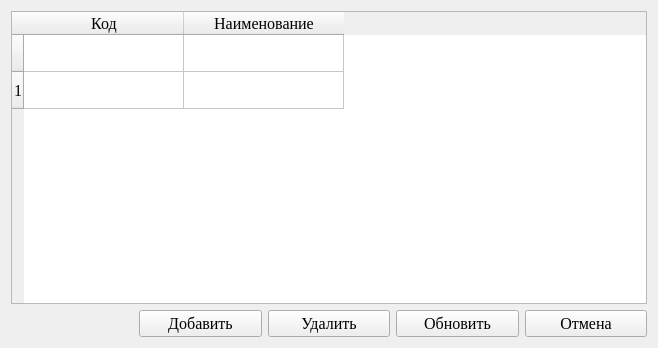
<?xml version="1.0" encoding="UTF-8"?>
<ui version="4.0">
 <class>CategoryDocsDialog</class>
 <widget class="QWidget" name="CategoryDocsDialog">
  <property name="geometry">
   <rect>
    <x>0</x>
    <y>0</y>
    <width>658</width>
    <height>348</height>
   </rect>
  </property>
  <property name="font">
   <font>
    <family>Times New Roman</family>
    <pointsize>12</pointsize>
   </font>
  </property>
  <property name="windowTitle">
   <string>Категории документов</string>
  </property>
  <property name="windowIcon">
   <iconset resource="../../../res.qrc">
    <normaloff>:/icons/icon.png</normaloff>:/icons/icon.png</iconset>
  </property>
  <layout class="QGridLayout" name="gridLayout">
   <item row="0" column="0" colspan="5">
    <widget class="QTableWidget" name="tableWidget">
     <property name="selectionMode">
      <enum>QAbstractItemView::SingleSelection</enum>
     </property>
     <property name="selectionBehavior">
      <enum>QAbstractItemView::SelectRows</enum>
     </property>
     <attribute name="horizontalHeaderMinimumSectionSize">
      <number>62</number>
     </attribute>
     <attribute name="horizontalHeaderDefaultSectionSize">
      <number>160</number>
     </attribute>
     <attribute name="horizontalHeaderShowSortIndicator" stdset="0">
      <bool>false</bool>
     </attribute>
     <attribute name="horizontalHeaderStretchLastSection">
      <bool>false</bool>
     </attribute>
     <attribute name="verticalHeaderMinimumSectionSize">
      <number>32</number>
     </attribute>
     <attribute name="verticalHeaderDefaultSectionSize">
      <number>37</number>
     </attribute>
     <attribute name="verticalHeaderStretchLastSection">
      <bool>false</bool>
     </attribute>
     <row>
      <property name="text">
       <string/>
      </property>
      <property name="font">
       <font>
        <family>Times New Roman</family>
        <pointsize>12</pointsize>
       </font>
      </property>
     </row>
     <row>
      <property name="text">
       <string>1</string>
      </property>
     </row>
     <column>
      <property name="text">
       <string>Код</string>
      </property>
      <property name="font">
       <font>
        <family>Times New Roman</family>
        <pointsize>12</pointsize>
       </font>
      </property>
     </column>
     <column>
      <property name="text">
       <string>Наименование</string>
      </property>
      <property name="font">
       <font>
        <family>Times New Roman</family>
        <pointsize>12</pointsize>
       </font>
      </property>
     </column>
     <item row="0" column="0">
      <property name="text">
       <string/>
      </property>
      <property name="font">
       <font>
        <family>Times New Roman</family>
        <pointsize>12</pointsize>
       </font>
      </property>
     </item>
    </widget>
   </item>
   <item row="1" column="2">
    <widget class="QPushButton" name="delButton">
     <property name="text">
      <string>Удалить</string>
     </property>
    </widget>
   </item>
   <item row="1" column="0">
    <widget class="QLabel" name="label">
     <property name="text">
      <string/>
     </property>
    </widget>
   </item>
   <item row="1" column="1">
    <widget class="QPushButton" name="addButton">
     <property name="text">
      <string>Добавить</string>
     </property>
    </widget>
   </item>
   <item row="1" column="4">
    <widget class="QPushButton" name="cancelButton">
     <property name="maximumSize">
      <size>
       <width>16777215</width>
       <height>16777215</height>
      </size>
     </property>
     <property name="text">
      <string>Отмена</string>
     </property>
    </widget>
   </item>
   <item row="1" column="3">
    <widget class="QPushButton" name="updateButton">
     <property name="text">
      <string>Обновить</string>
     </property>
    </widget>
   </item>
  </layout>
 </widget>
 <resources>
  <include location="../../../res.qrc"/>
 </resources>
 <connections/>
</ui>
